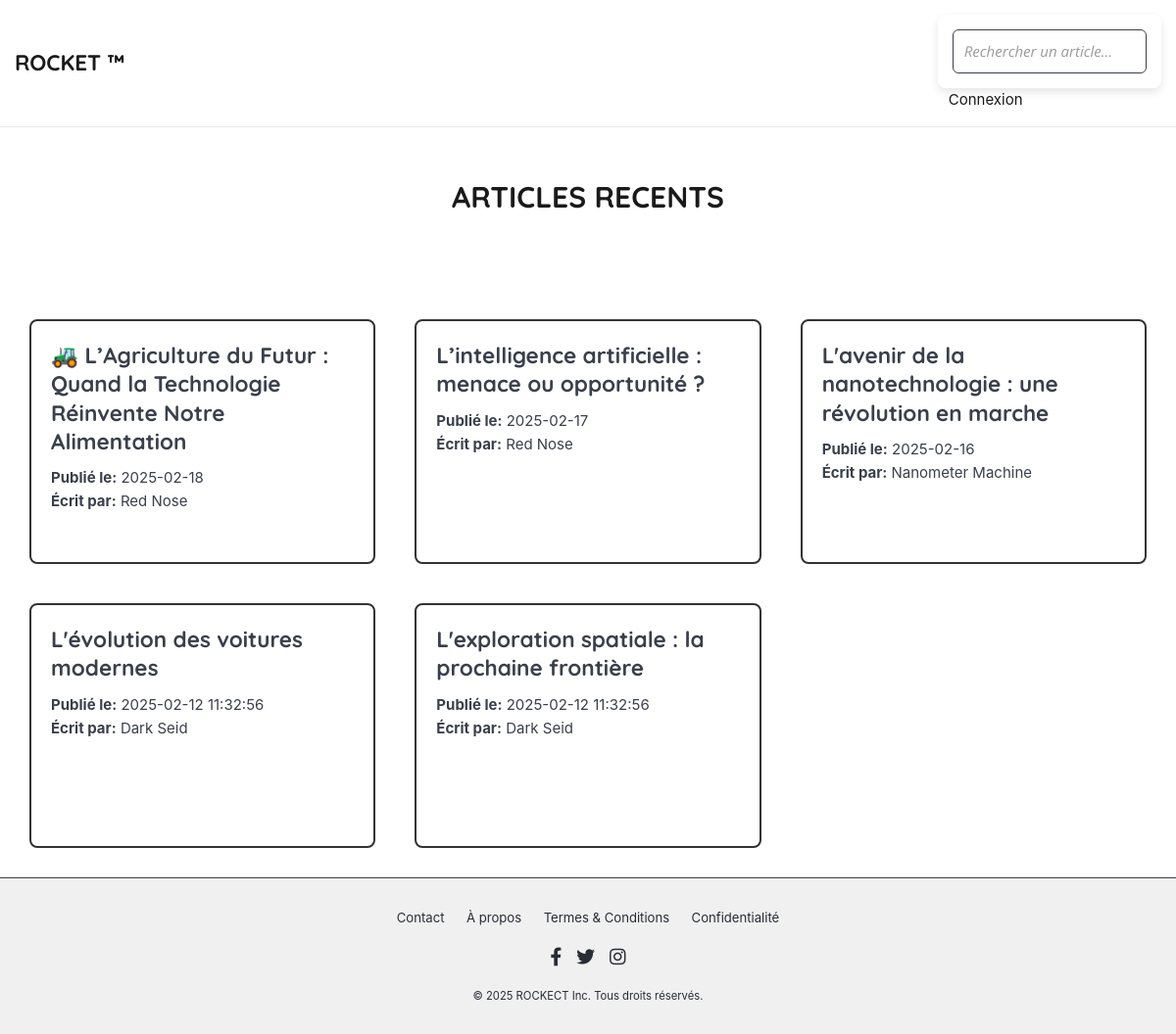
The page / on the database its author committed.
### tables this page shows
CREATE TABLE articles (
    id INTEGER PRIMARY KEY AUTOINCREMENT,
    titre TEXT NOT NULL,
    identifiant TEXT UNIQUE NOT NULL, --Slug for requested unique article id
    id_auteur INTEGER NOT NULL,
    date_publication DATE NOT NULL,
    contenu TEXT NOT NULL,
    FOREIGN KEY (id_auteur) REFERENCES utilisateurs (id)
);

### app.py (the view)
@app.route('/')
def index():
    print("Session data:", session)
    title = "ROCKET CMS"
    if 'user_id' in session:
        return redirect(url_for('dashboard')), 302
    return render_template('index.html',
                           title=title,
                           articles=get_db().get_all_articles(5)), 200

### app.py (called while the page is built)
def get_db():
    db = getattr(g, '_database', None)
    if db is None:
        g._database = Database()
    return g._database

@app.teardown_appcontext
def close_connection(exception):
    db = getattr(g, '_database', None)
    if db is not None:
        db.disconnect()

### database.py (called while the page is built)
    def get_connection(self):
        if self.connection is None:
            self.connection = sqlite3.connect('db/database.db')
        return self.connection

    def disconnect(self):
        if self.connection is not None:
            self.connection.close()
            self.connection = None

### templates/index.html
{% extends "base.html" %}
{% block content %}
    <div class="container">
        <div class="header">
            <h1 class="page-title">ARTICLES RECENTS</h1>
        </div>
    </div>
    <div class="articles-container">
        {% for article in articles %}
            <a href="{{ url_for('view_article', identifiant=article["identifiant"]) }}">
                <div class="article">
                    <h2>{{ article["titre"] }}</h2>
                    <p><strong>Publié le:</strong> {{ article["date_publication"] }}</p>
                    <p><strong>Écrit par:</strong> {{ article["auteur"] }}</p>
                </div>
            </a>
        {% endfor %}
    </div>
{% endblock %}

### templates/base.html (shortened to what this page needs)
<!DOCTYPE html>
<html lang="fr">
<head>
    <link rel="stylesheet" href="{{ url_for('static', filename='css/base.css') }}">
    <link rel="stylesheet" href="{{ url_for('static', filename='css/header.css') }}">
    <link rel="stylesheet" href="{{ url_for('static', filename='css/buttons.css') }}">
    <link rel="stylesheet" href="{{ url_for('static', filename='css/footer.css') }}">
    <link rel="stylesheet" href="{{ url_for('static', filename='css/responsive.css') }}">
    <link rel="stylesheet" href="{{ url_for('static', filename='css/forms.css') }}">
    <link href="https://cdnjs.cloudflare.com/ajax/libs/font-awesome/5.15.4/css/all.min.css" rel="stylesheet">
</head>
<body>
<header>
    <a class="logo" href="{{ url_for('index') }}">ROCKET &trade;</a>
    {% include 'navbar.html' %}
</header>
<main>
    {% block content %}{% endblock %}
</main>
{% include 'footer.html' %}
</body>
</html>

### templates/navbar.html (shortened to what this page needs)
<nav>
    <div>
        <form action="{{ url_for('search') }}" method="GET" >
            <input type="text" name="query" placeholder="Rechercher un article..." required>
        </form>
    </div>
    <div style="display: flex">
    <ul class="nav__menu" id="nav__menu">
         {% if 'user_id' in session %}
            <li>{{ session['prenom'] }} {{ session['nom'] }}</li>
            <li><a href="{{ url_for('logout') }}">Se déconnecter</a> </li>
        {% else %}
            <li><a href="{{ url_for('signin') }}">Connexion</a></li>
        {% endif %}
    </ul>
    </div>
</nav>

### templates/footer.html
<footer class="footer">
    <div class="footer__content">
        <div class="footer__links">
            <a href="#" class="footer__link">Contact</a>
            <a href="#" class="footer__link">À propos</a>
            <a href="#" class="footer__link">Termes & Conditions</a>
            <a href="#" class="footer__link">Confidentialité</a>
        </div>
        <div class="footer__social">
            <a href="#" class="footer__icon"><i class="fab fa-facebook-f"></i></a>
            <a href="#" class="footer__icon"><i class="fab fa-twitter"></i></a>
            <a href="#" class="footer__icon"><i class="fab fa-instagram"></i></a>
        </div>
    </div>
    <div class="footer__copyright">
        &copy; 2025 ROCKECT Inc. Tous droits réservés.
    </div>
</footer>

### static/css/base.css (style rules this page uses)
:root { --color-primary: #282c34; --color-secondary: #3a3f4b; --color-accent: #cccdcc; --color-dark: #1a1a1a; --color-light: #ffffff; --color-placeholder: #9a9a9a; --color-link-hover: #505a6b; --color-error: #b22222; --color-success: #006400; --color-warning: #cc6600; --color-info: #1e90ff; --color-muted: #6b6b6b; --color-border: #d3d3d3; --color-border-light: #e9e9e9; --color-hover-background: #f0f0f0; --color-footer: #f0f0f0; }
*, *::before, *::after { box-sizing: border-box; margin: 0; padding: 0; }
::placeholder { color: var(--color-placeholder); font-style: italic; }
html, body { width: 100%; height: 100%; font-family: -apple-system, BlinkMacSystemFont, "Segoe UI", Roboto, "Helvetica Neue", Arial, "Noto Sans", sans-serif, "Apple Color Emoji", "Segoe UI Emoji", "Segoe UI Symbol", "Noto Color Emoji"; font-size: 15px; color: var(--color-dark); line-height: 1.6; }
body { display: flex; flex-direction: column; align-items: stretch; background-color: var(--color-light); }
main { flex: 1; display: flex; flex-direction: column; width: 100%; max-width: 1500px; margin: 0 auto; }
h1, h2, h3, h4, h5, h6 { font-family: "Quicksand", sans-serif; margin-bottom: 0.5em; line-height: 1.3; }
ul { list-style-type: none; padding: 0; }
a { text-decoration: none; color: var(--color-secondary); transition: color 0.3s; }
.container { margin: 2rem auto; padding: 1.5rem; width: 100%; }
.header { margin-bottom: 1.5rem; text-align: center; }
.page-title { font-size: 2rem; font-family: "Quicksand", sans-serif; color: var(--color-dark); margin-bottom: 0.5rem; }
.articles-container { display: grid; grid-template-columns: repeat(3, minmax(250px, 1fr)); gap: 20px; padding: 20px; }
.article { background-color: var(--color-light); border: 2px solid #333; border-radius: 8px; padding: 20px; margin: 10px; box-shadow: 0 4px 8px rgba(255, 255, 255, 0.3); min-height: 250px; max-height: 400px; overflow: hidden; transition: transform 0.2s ease-in-out; }

### static/css/header.css (style rules this page uses)
header { display: flex; justify-content: space-between; align-items: center; padding: 1rem; background-color: var(--color-light); border-bottom: 1px solid var(--color-border-light); }
.logo { font-size: 1.5rem; font-weight: 700; font-family: "Quicksand", sans-serif; color: var(--color-dark); text-decoration: none; }
.nav__menu { list-style: none; display: flex; gap: 1.5rem; margin: 0; padding: 0; }
.nav__menu > li { position: relative; }
.nav__menu > li > a { text-decoration: none; font-size: 1rem; color: var(--color-dark); padding: 0.5rem 0.75rem; border-radius: 4px; transition: background-color 0.3s; }

### static/css/footer.css (style rules this page uses)
.footer { background-color: var(--color-footer); padding: 2rem 1rem; text-align: center; border-top: 1px solid var(--color-secondary); }
.footer__content { display: flex; flex-direction: column; gap: 1rem; align-items: center; }
.footer__links { display: flex; gap: 1.5rem; flex-wrap: wrap; justify-content: center; }
.footer__link { color: var(--color-primary); text-decoration: none; font-size: 0.875rem; transition: color 0.3s; }
.footer__social { display: flex; gap: 1rem; justify-content: center; }
.footer__icon { font-size: 1.25rem; color: var(--color-primary); transition: color 0.3s; }
.footer__copyright { font-size: 0.75rem; color: var(--color-primary); margin-top: 1rem; }

### static/css/forms.css (style rules this page uses)
form { width: 100%; max-width: 600px; display: flex; flex-direction: column; gap: 1.5rem; margin: 0 auto; padding: 1rem; box-shadow: 0 4px 10px rgba(0, 0, 0, 0.1); border-radius: 8px; background-color: var(--color-light); box-sizing: border-box; }
input[type="text"], input[type="email"], input[type="password"], input[type="tel"], input[type="number"], input[type="date"], input[type="url"], input[type="search"], input[type="color"], select, textarea { width: 100%; padding: 0.75rem; font-size: 1rem; font-family: "Open Sans", system-ui, sans-serif; color: var(--color-dark); border: 1px solid var(--color-secondary); border-radius: 6px; outline: none; transition: border-color 0.2s ease-in-out, box-shadow 0.2s ease-in-out; }

### rows shown on the page
articles: titre "🚜 L’Agriculture du Futur : Quand la Technologie Réinvente Notre Alimentation", date_publication "2025-02-18", auteur "Red Nose"
articles: titre "L’intelligence artificielle : menace ou opportunité ?", date_publication "2025-02-17", auteur "Red Nose"
articles: titre "L'avenir de la nanotechnologie : une révolution en marche", date_publication "2025-02-16", auteur "Nanometer Machine"
articles: titre "L'évolution des voitures modernes", date_publication "2025-02-12 11:32:56", auteur "Dark Seid"
articles: titre "L'exploration spatiale : la prochaine frontière", date_publication "2025-02-12 11:32:56", auteur "Dark Seid"
